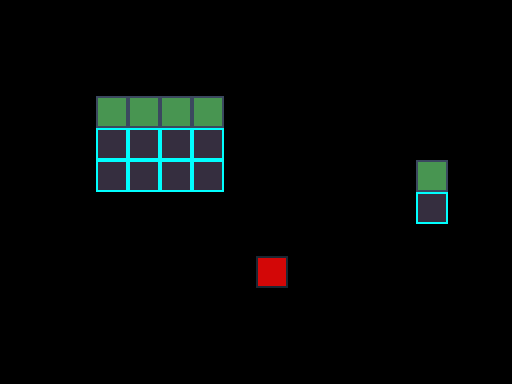

This game map was drawn from its Tiled (.tmx) file and the tilesets committed beside it. A one-line description and the full map source follow:
An orthogonal 16x12 tile map with 32x32 px tiles, 1 tile layer (Tile Layer 1).

<map version="1.0" tiledversion="1.0.3" orientation="orthogonal" renderorder="right-down" width="16" height="12" tilewidth="32" tileheight="32" nextobjectid="1">
 <tileset firstgid="1" source="Tileset/Tileset.tsx" />
 <layer name="Tile Layer 1" width="16" height="12">
  <data encoding="csv">
0,0,0,0,0,0,0,0,0,0,0,0,0,0,0,0,
0,0,0,0,0,0,0,0,0,0,0,0,0,0,0,0,
0,0,0,0,0,0,0,0,0,0,0,0,0,0,0,0,
0,0,0,1,1,1,1,0,0,0,0,0,0,0,0,0,
0,0,0,2,2,2,2,0,0,0,0,0,0,0,0,0,
0,0,0,2,2,2,2,0,0,0,0,0,0,1,0,0,
0,0,0,0,0,0,0,0,0,0,0,0,0,2,0,0,
0,0,0,0,0,0,0,0,0,0,0,0,0,0,0,0,
0,0,0,0,0,0,0,0,3,0,0,0,0,0,0,0,
0,0,0,0,0,0,0,0,0,0,0,0,0,0,0,0,
0,0,0,0,0,0,0,0,0,0,0,0,0,0,0,0,
0,0,0,0,0,0,0,0,0,0,0,0,0,0,0,0
</data>
 </layer>
</map>
